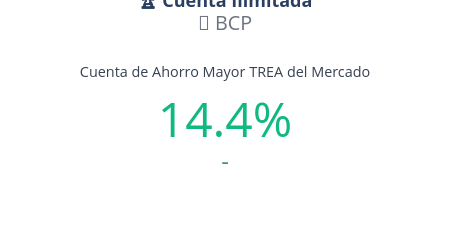

Write notebook code for a chart like this one.
### Code cell
# 1. Unir DataFrames
todos_trea = cuentas_df[["banco", "producto_nombre", "trea_num"]].rename(columns={"producto_nombre": "producto"})

# 2. Filtrar tasas mayores a 0
todos_trea = todos_trea[todos_trea["trea_num"] > 0].copy()

# 💡 SOLUCIÓN: Crear un nombre único combinando Producto + Banco para evitar superposición
todos_trea["producto_banco"] = (
    todos_trea["producto"] + "-" + todos_trea["banco"]
)

# 3. Ordenar de menor a mayor
todos_trea = todos_trea.sort_values(by="trea_num", ascending=False)

# 1. Extraer el producto Top 1
top_1 = todos_trea.iloc[0]

# 2. Crear la Card KPI con Plotly
fig = go.Figure()

fig.add_trace(
    go.Indicator(
        mode="number+delta",
        value=top_1["trea_num"],
        number={"suffix": "%", "font": {"size": 48, "color": "#10B981"}},
        title={
            "text": f"<b>🏆 {top_1['producto']}</b><br><span style='font-size:1.1em;color:#6B7280;'>🏦 {top_1['banco']}</span><br><br><span style='font-size:0.8em;color:#374151;'>Cuenta de Ahorro Mayor TREA del Mercado</span>",
            "font": {"size": 18},
        },
    )
)

fig.update_layout(
    template="plotly_white",
    height=250,
    width=450,
    margin=dict(l=20, r=20, t=40, b=20),
)

fig.show()

### Figure 1 — Plotly figure (JSON) as saved in the notebook; plotly's stock layout.template omitted (floating-point values rounded to 4 significant figures)
{"data": [{"mode": "number+delta", "number": {"font": {"color": "#10B981", "size": 48}, "suffix": "%"}, "title": {"font": {"size": 18}, "text": "<b>🏆 Cuenta Ilimitada</b><br><span style='font-size:1.1em;color:#6B7280;'>🏦 BCP</span><br><br><span style='font-size:0.8em;color:#374151;'>Cuenta de Ahorro Mayor TREA del Mercado</span>"}, "type": "indicator", "value": 14.4}], "layout": {"height": 250, "margin": {"b": 20, "l": 20, "r": 20, "t": 40}, "width": 450}}
